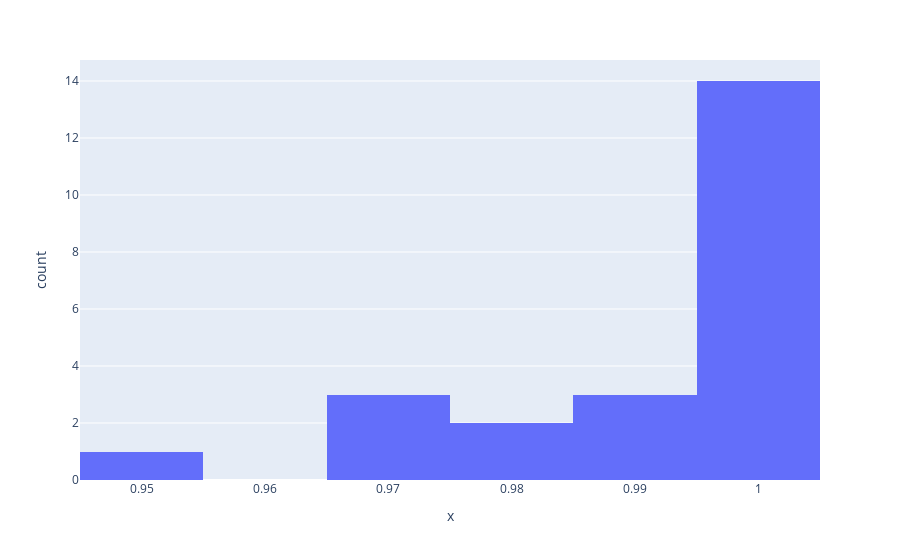

The notebook cell saved with this chart:
### Code cell
result = run_test(
    "validmind.model_validation.ragas.AnswerSimilarity",
    inputs={"dataset": vm_ragas_ds},
    show=False,
)
plot_distribution(result.metric.summary.results[0].data)

### Figure 1 — Plotly figure (JSON) as saved in the notebook; plotly's stock layout.template omitted (floating-point values rounded to 4 significant figures)
{"data": [{"alignmentgroup": "True", "bingroup": "x", "hovertemplate": "x=%{x}<br>count=%{y}<extra></extra>", "legendgroup": "", "marker": {"color": "#636efa", "pattern": {"shape": ""}}, "name": "", "nbinsx": 10, "offsetgroup": "", "orientation": "v", "showlegend": false, "type": "histogram", "x": [1.0, 0.9792, 1, 0.9746, 0.9702, 0.99, 0.946, 1, 1.0, 0.9989, 0.9654, 1, 1, 1.0, 0.9976, 0.989, 1.0, 0.9854, 1.0, 0.9983, 1.0, 0.9777, 0.9983], "xaxis": "x", "yaxis": "y"}], "layout": {"barmode": "relative", "legend": {"tracegroupgap": 0}, "margin": {"t": 60}, "xaxis": {"anchor": "y", "domain": [0, 1], "title": {"text": "x"}}, "yaxis": {"anchor": "x", "domain": [0, 1], "title": {"text": "count"}}}}
